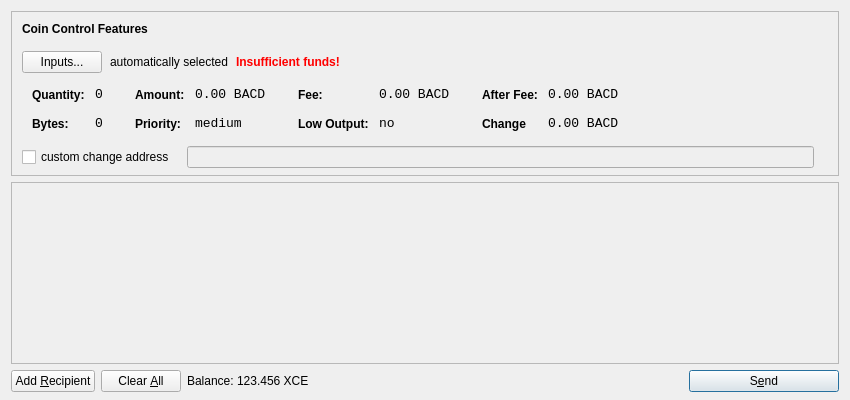
<?xml version="1.0" encoding="UTF-8"?>
<ui version="4.0">
 <class>SendCoinsDialog</class>
 <widget class="QDialog" name="SendCoinsDialog">
  <property name="geometry">
   <rect>
    <x>0</x>
    <y>0</y>
    <width>850</width>
    <height>400</height>
   </rect>
  </property>
  <property name="windowTitle">
   <string>Send Coins</string>
  </property>
  <layout class="QVBoxLayout" name="verticalLayout" stretch="0,1,0">
   <property name="bottomMargin">
    <number>8</number>
   </property>
   <item>
    <widget class="QFrame" name="frameCoinControl">
     <property name="sizePolicy">
      <sizepolicy hsizetype="Expanding" vsizetype="Expanding">
       <horstretch>0</horstretch>
       <verstretch>0</verstretch>
      </sizepolicy>
     </property>
     <property name="maximumSize">
      <size>
       <width>16777215</width>
       <height>16777215</height>
      </size>
     </property>
     <property name="frameShape">
      <enum>QFrame::StyledPanel</enum>
     </property>
     <property name="frameShadow">
      <enum>QFrame::Sunken</enum>
     </property>
     <layout class="QVBoxLayout" name="verticalLayoutCoinControl2">
      <property name="spacing">
       <number>6</number>
      </property>
      <property name="leftMargin">
       <number>0</number>
      </property>
      <property name="topMargin">
       <number>0</number>
      </property>
      <property name="rightMargin">
       <number>0</number>
      </property>
      <property name="bottomMargin">
       <number>6</number>
      </property>
      <item>
       <layout class="QVBoxLayout" name="verticalLayoutCoinControl" stretch="0,0,0,0,1">
        <property name="spacing">
         <number>0</number>
        </property>
        <property name="leftMargin">
         <number>10</number>
        </property>
        <property name="topMargin">
         <number>10</number>
        </property>
        <item>
         <layout class="QHBoxLayout" name="horizontalLayoutCoinControl1">
          <property name="bottomMargin">
           <number>15</number>
          </property>
          <item>
           <widget class="QLabel" name="labelCoinControlFeatures">
            <property name="sizePolicy">
             <sizepolicy hsizetype="Preferred" vsizetype="Maximum">
              <horstretch>0</horstretch>
              <verstretch>0</verstretch>
             </sizepolicy>
            </property>
            <property name="font">
             <font>
              <weight>75</weight>
              <bold>true</bold>
             </font>
            </property>
            <property name="styleSheet">
             <string notr="true">font-weight:bold;</string>
            </property>
            <property name="text">
             <string>Coin Control Features</string>
            </property>
           </widget>
          </item>
         </layout>
        </item>
        <item>
         <layout class="QHBoxLayout" name="horizontalLayoutCoinControl2" stretch="0,0,0,0">
          <property name="spacing">
           <number>8</number>
          </property>
          <property name="bottomMargin">
           <number>10</number>
          </property>
          <item>
           <widget class="QPushButton" name="pushButtonCoinControl">
            <property name="styleSheet">
             <string notr="true"/>
            </property>
            <property name="text">
             <string>Inputs...</string>
            </property>
           </widget>
          </item>
          <item>
           <widget class="QLabel" name="labelCoinControlAutomaticallySelected">
            <property name="text">
             <string>automatically selected</string>
            </property>
            <property name="margin">
             <number>5</number>
            </property>
           </widget>
          </item>
          <item>
           <widget class="QLabel" name="labelCoinControlInsuffFunds">
            <property name="font">
             <font>
              <weight>75</weight>
              <bold>true</bold>
             </font>
            </property>
            <property name="styleSheet">
             <string notr="true">color:red;font-weight:bold;</string>
            </property>
            <property name="text">
             <string>Insufficient funds!</string>
            </property>
            <property name="margin">
             <number>5</number>
            </property>
           </widget>
          </item>
          <item>
           <spacer name="horizontalSpacerCoinControl">
            <property name="orientation">
             <enum>Qt::Horizontal</enum>
            </property>
            <property name="sizeHint" stdset="0">
             <size>
              <width>40</width>
              <height>1</height>
             </size>
            </property>
           </spacer>
          </item>
         </layout>
        </item>
        <item>
         <widget class="QWidget" name="widgetCoinControl" native="true">
          <property name="sizePolicy">
           <sizepolicy hsizetype="Preferred" vsizetype="Preferred">
            <horstretch>0</horstretch>
            <verstretch>0</verstretch>
           </sizepolicy>
          </property>
          <property name="minimumSize">
           <size>
            <width>0</width>
            <height>0</height>
           </size>
          </property>
          <property name="styleSheet">
           <string notr="true"/>
          </property>
          <layout class="QHBoxLayout" name="horizontalLayoutCoinControl5">
           <property name="leftMargin">
            <number>0</number>
           </property>
           <property name="topMargin">
            <number>0</number>
           </property>
           <property name="rightMargin">
            <number>0</number>
           </property>
           <property name="bottomMargin">
            <number>0</number>
           </property>
           <item>
            <layout class="QHBoxLayout" name="horizontalLayoutCoinControl3" stretch="0,0,0,1">
             <property name="spacing">
              <number>20</number>
             </property>
             <property name="topMargin">
              <number>0</number>
             </property>
             <property name="bottomMargin">
              <number>10</number>
             </property>
             <item>
              <layout class="QFormLayout" name="formLayoutCoinControl1">
               <property name="horizontalSpacing">
                <number>10</number>
               </property>
               <property name="verticalSpacing">
                <number>14</number>
               </property>
               <property name="leftMargin">
                <number>10</number>
               </property>
               <property name="topMargin">
                <number>4</number>
               </property>
               <property name="rightMargin">
                <number>6</number>
               </property>
               <item row="0" column="0">
                <widget class="QLabel" name="labelCoinControlQuantityText">
                 <property name="styleSheet">
                  <string notr="true">font-weight:bold;</string>
                 </property>
                 <property name="text">
                  <string>Quantity:</string>
                 </property>
                 <property name="margin">
                  <number>0</number>
                 </property>
                </widget>
               </item>
               <item row="0" column="1">
                <widget class="QLabel" name="labelCoinControlQuantity">
                 <property name="font">
                  <font>
                   <family>Monospace</family>
                   <pointsize>10</pointsize>
                  </font>
                 </property>
                 <property name="cursor">
                  <cursorShape>IBeamCursor</cursorShape>
                 </property>
                 <property name="contextMenuPolicy">
                  <enum>Qt::ActionsContextMenu</enum>
                 </property>
                 <property name="text">
                  <string>0</string>
                 </property>
                 <property name="margin">
                  <number>0</number>
                 </property>
                 <property name="textInteractionFlags">
                  <set>Qt::LinksAccessibleByMouse|Qt::TextSelectableByKeyboard|Qt::TextSelectableByMouse</set>
                 </property>
                </widget>
               </item>
               <item row="1" column="0">
                <widget class="QLabel" name="labelCoinControlBytesText">
                 <property name="styleSheet">
                  <string notr="true">font-weight:bold;</string>
                 </property>
                 <property name="text">
                  <string>Bytes:</string>
                 </property>
                </widget>
               </item>
               <item row="1" column="1">
                <widget class="QLabel" name="labelCoinControlBytes">
                 <property name="font">
                  <font>
                   <family>Monospace</family>
                   <pointsize>10</pointsize>
                  </font>
                 </property>
                 <property name="cursor">
                  <cursorShape>IBeamCursor</cursorShape>
                 </property>
                 <property name="contextMenuPolicy">
                  <enum>Qt::ActionsContextMenu</enum>
                 </property>
                 <property name="text">
                  <string>0</string>
                 </property>
                 <property name="textInteractionFlags">
                  <set>Qt::LinksAccessibleByMouse|Qt::TextSelectableByKeyboard|Qt::TextSelectableByMouse</set>
                 </property>
                </widget>
               </item>
              </layout>
             </item>
             <item>
              <layout class="QFormLayout" name="formLayoutCoinControl2">
               <property name="horizontalSpacing">
                <number>10</number>
               </property>
               <property name="verticalSpacing">
                <number>14</number>
               </property>
               <property name="leftMargin">
                <number>6</number>
               </property>
               <property name="topMargin">
                <number>4</number>
               </property>
               <property name="rightMargin">
                <number>6</number>
               </property>
               <item row="0" column="0">
                <widget class="QLabel" name="labelCoinControlAmountText">
                 <property name="styleSheet">
                  <string notr="true">font-weight:bold;</string>
                 </property>
                 <property name="text">
                  <string>Amount:</string>
                 </property>
                 <property name="margin">
                  <number>0</number>
                 </property>
                </widget>
               </item>
               <item row="0" column="1">
                <widget class="QLabel" name="labelCoinControlAmount">
                 <property name="font">
                  <font>
                   <family>Monospace</family>
                   <pointsize>10</pointsize>
                  </font>
                 </property>
                 <property name="cursor">
                  <cursorShape>IBeamCursor</cursorShape>
                 </property>
                 <property name="contextMenuPolicy">
                  <enum>Qt::ActionsContextMenu</enum>
                 </property>
                 <property name="text">
                  <string>0.00 BACD</string>
                 </property>
                 <property name="textInteractionFlags">
                  <set>Qt::LinksAccessibleByMouse|Qt::TextSelectableByKeyboard|Qt::TextSelectableByMouse</set>
                 </property>
                </widget>
               </item>
               <item row="1" column="0">
                <widget class="QLabel" name="labelCoinControlPriorityText">
                 <property name="styleSheet">
                  <string notr="true">font-weight:bold;</string>
                 </property>
                 <property name="text">
                  <string>Priority:</string>
                 </property>
                </widget>
               </item>
               <item row="1" column="1">
                <widget class="QLabel" name="labelCoinControlPriority">
                 <property name="font">
                  <font>
                   <family>Monospace</family>
                   <pointsize>10</pointsize>
                  </font>
                 </property>
                 <property name="cursor">
                  <cursorShape>IBeamCursor</cursorShape>
                 </property>
                 <property name="contextMenuPolicy">
                  <enum>Qt::ActionsContextMenu</enum>
                 </property>
                 <property name="text">
                  <string>medium</string>
                 </property>
                 <property name="textInteractionFlags">
                  <set>Qt::LinksAccessibleByMouse|Qt::TextSelectableByKeyboard|Qt::TextSelectableByMouse</set>
                 </property>
                </widget>
               </item>
              </layout>
             </item>
             <item>
              <layout class="QFormLayout" name="formLayoutCoinControl3">
               <property name="horizontalSpacing">
                <number>10</number>
               </property>
               <property name="verticalSpacing">
                <number>14</number>
               </property>
               <property name="leftMargin">
                <number>6</number>
               </property>
               <property name="topMargin">
                <number>4</number>
               </property>
               <property name="rightMargin">
                <number>6</number>
               </property>
               <item row="0" column="0">
                <widget class="QLabel" name="labelCoinControlFeeText">
                 <property name="styleSheet">
                  <string notr="true">font-weight:bold;</string>
                 </property>
                 <property name="text">
                  <string>Fee:</string>
                 </property>
                 <property name="margin">
                  <number>0</number>
                 </property>
                </widget>
               </item>
               <item row="0" column="1">
                <widget class="QLabel" name="labelCoinControlFee">
                 <property name="font">
                  <font>
                   <family>Monospace</family>
                   <pointsize>10</pointsize>
                  </font>
                 </property>
                 <property name="cursor">
                  <cursorShape>IBeamCursor</cursorShape>
                 </property>
                 <property name="contextMenuPolicy">
                  <enum>Qt::ActionsContextMenu</enum>
                 </property>
                 <property name="text">
                  <string>0.00 BACD</string>
                 </property>
                 <property name="textInteractionFlags">
                  <set>Qt::LinksAccessibleByMouse|Qt::TextSelectableByKeyboard|Qt::TextSelectableByMouse</set>
                 </property>
                </widget>
               </item>
               <item row="1" column="0">
                <widget class="QLabel" name="labelCoinControlLowOutputText">
                 <property name="styleSheet">
                  <string notr="true">font-weight:bold;</string>
                 </property>
                 <property name="text">
                  <string>Low Output:</string>
                 </property>
                </widget>
               </item>
               <item row="1" column="1">
                <widget class="QLabel" name="labelCoinControlLowOutput">
                 <property name="font">
                  <font>
                   <family>Monospace</family>
                   <pointsize>10</pointsize>
                  </font>
                 </property>
                 <property name="cursor">
                  <cursorShape>IBeamCursor</cursorShape>
                 </property>
                 <property name="contextMenuPolicy">
                  <enum>Qt::ActionsContextMenu</enum>
                 </property>
                 <property name="text">
                  <string>no</string>
                 </property>
                 <property name="textInteractionFlags">
                  <set>Qt::LinksAccessibleByMouse|Qt::TextSelectableByKeyboard|Qt::TextSelectableByMouse</set>
                 </property>
                </widget>
               </item>
              </layout>
             </item>
             <item>
              <layout class="QFormLayout" name="formLayoutCoinControl4">
               <property name="horizontalSpacing">
                <number>10</number>
               </property>
               <property name="verticalSpacing">
                <number>14</number>
               </property>
               <property name="leftMargin">
                <number>6</number>
               </property>
               <property name="topMargin">
                <number>4</number>
               </property>
               <property name="rightMargin">
                <number>6</number>
               </property>
               <item row="0" column="0">
                <widget class="QLabel" name="labelCoinControlAfterFeeText">
                 <property name="styleSheet">
                  <string notr="true">font-weight:bold;</string>
                 </property>
                 <property name="text">
                  <string>After Fee:</string>
                 </property>
                 <property name="margin">
                  <number>0</number>
                 </property>
                </widget>
               </item>
               <item row="0" column="1">
                <widget class="QLabel" name="labelCoinControlAfterFee">
                 <property name="font">
                  <font>
                   <family>Monospace</family>
                   <pointsize>10</pointsize>
                  </font>
                 </property>
                 <property name="cursor">
                  <cursorShape>IBeamCursor</cursorShape>
                 </property>
                 <property name="contextMenuPolicy">
                  <enum>Qt::ActionsContextMenu</enum>
                 </property>
                 <property name="text">
                  <string>0.00 BACD</string>
                 </property>
                 <property name="textInteractionFlags">
                  <set>Qt::LinksAccessibleByMouse|Qt::TextSelectableByKeyboard|Qt::TextSelectableByMouse</set>
                 </property>
                </widget>
               </item>
               <item row="1" column="0">
                <widget class="QLabel" name="labelCoinControlChangeText">
                 <property name="styleSheet">
                  <string notr="true">font-weight:bold;</string>
                 </property>
                 <property name="text">
                  <string>Change</string>
                 </property>
                </widget>
               </item>
               <item row="1" column="1">
                <widget class="QLabel" name="labelCoinControlChange">
                 <property name="font">
                  <font>
                   <family>Monospace</family>
                   <pointsize>10</pointsize>
                  </font>
                 </property>
                 <property name="cursor">
                  <cursorShape>IBeamCursor</cursorShape>
                 </property>
                 <property name="contextMenuPolicy">
                  <enum>Qt::ActionsContextMenu</enum>
                 </property>
                 <property name="text">
                  <string>0.00 BACD</string>
                 </property>
                 <property name="textInteractionFlags">
                  <set>Qt::LinksAccessibleByMouse|Qt::TextSelectableByKeyboard|Qt::TextSelectableByMouse</set>
                 </property>
                </widget>
               </item>
              </layout>
             </item>
            </layout>
           </item>
          </layout>
         </widget>
        </item>
        <item>
         <layout class="QHBoxLayout" name="horizontalLayoutCoinControl4" stretch="0,0,0">
          <property name="spacing">
           <number>12</number>
          </property>
          <property name="sizeConstraint">
           <enum>QLayout::SetDefaultConstraint</enum>
          </property>
          <property name="topMargin">
           <number>5</number>
          </property>
          <property name="rightMargin">
           <number>5</number>
          </property>
          <item>
           <widget class="QCheckBox" name="checkBoxCoinControlChange">
            <property name="text">
             <string>custom change address</string>
            </property>
           </widget>
          </item>
          <item>
           <widget class="QLineEdit" name="lineEditCoinControlChange">
            <property name="enabled">
             <bool>false</bool>
            </property>
            <property name="sizePolicy">
             <sizepolicy hsizetype="Expanding" vsizetype="Fixed">
              <horstretch>0</horstretch>
              <verstretch>0</verstretch>
             </sizepolicy>
            </property>
           </widget>
          </item>
          <item>
           <widget class="QLabel" name="labelCoinControlChangeLabel">
            <property name="sizePolicy">
             <sizepolicy hsizetype="Preferred" vsizetype="Expanding">
              <horstretch>0</horstretch>
              <verstretch>0</verstretch>
             </sizepolicy>
            </property>
            <property name="minimumSize">
             <size>
              <width>0</width>
              <height>0</height>
             </size>
            </property>
            <property name="text">
             <string/>
            </property>
            <property name="margin">
             <number>3</number>
            </property>
           </widget>
          </item>
         </layout>
        </item>
        <item>
         <spacer name="verticalSpacerCoinControl">
          <property name="orientation">
           <enum>Qt::Vertical</enum>
          </property>
          <property name="sizeHint" stdset="0">
           <size>
            <width>800</width>
            <height>1</height>
           </size>
          </property>
         </spacer>
        </item>
       </layout>
      </item>
     </layout>
    </widget>
   </item>
   <item>
    <widget class="QScrollArea" name="scrollArea">
     <property name="widgetResizable">
      <bool>true</bool>
     </property>
     <widget class="QWidget" name="scrollAreaWidgetContents">
      <property name="geometry">
       <rect>
        <x>0</x>
        <y>0</y>
        <width>830</width>
        <height>163</height>
       </rect>
      </property>
      <layout class="QVBoxLayout" name="verticalLayout_2">
       <property name="leftMargin">
        <number>0</number>
       </property>
       <property name="topMargin">
        <number>0</number>
       </property>
       <property name="rightMargin">
        <number>0</number>
       </property>
       <property name="bottomMargin">
        <number>0</number>
       </property>
       <item>
        <layout class="QVBoxLayout" name="entries">
         <property name="spacing">
          <number>6</number>
         </property>
        </layout>
       </item>
       <item>
        <spacer name="verticalSpacer">
         <property name="orientation">
          <enum>Qt::Vertical</enum>
         </property>
         <property name="sizeHint" stdset="0">
          <size>
           <width>20</width>
           <height>40</height>
          </size>
         </property>
        </spacer>
       </item>
      </layout>
     </widget>
    </widget>
   </item>
   <item>
    <layout class="QHBoxLayout" name="horizontalLayout">
     <item>
      <widget class="QPushButton" name="addButton">
       <property name="toolTip">
        <string>Send to multiple recipients at once</string>
       </property>
       <property name="text">
        <string>Add &amp;Recipient</string>
       </property>
       <property name="icon">
        <iconset resource="../bitcoin.qrc">
         <normaloff>:/icons/add</normaloff>:/icons/add</iconset>
       </property>
       <property name="autoDefault">
        <bool>false</bool>
       </property>
      </widget>
     </item>
     <item>
      <widget class="QPushButton" name="clearButton">
       <property name="sizePolicy">
        <sizepolicy hsizetype="Minimum" vsizetype="Fixed">
         <horstretch>0</horstretch>
         <verstretch>0</verstretch>
        </sizepolicy>
       </property>
       <property name="toolTip">
        <string>Remove all transaction fields</string>
       </property>
       <property name="text">
        <string>Clear &amp;All</string>
       </property>
       <property name="icon">
        <iconset resource="../bitcoin.qrc">
         <normaloff>:/icons/remove</normaloff>:/icons/remove</iconset>
       </property>
       <property name="autoRepeatDelay">
        <number>300</number>
       </property>
       <property name="autoDefault">
        <bool>false</bool>
       </property>
      </widget>
     </item>
     <item>
      <layout class="QHBoxLayout" name="horizontalLayout_2">
       <property name="spacing">
        <number>3</number>
       </property>
       <item>
        <widget class="QLabel" name="label">
         <property name="sizePolicy">
          <sizepolicy hsizetype="Preferred" vsizetype="Fixed">
           <horstretch>0</horstretch>
           <verstretch>0</verstretch>
          </sizepolicy>
         </property>
         <property name="text">
          <string>Balance:</string>
         </property>
        </widget>
       </item>
       <item>
        <widget class="QLabel" name="labelBalance">
         <property name="sizePolicy">
          <sizepolicy hsizetype="Preferred" vsizetype="Fixed">
           <horstretch>0</horstretch>
           <verstretch>0</verstretch>
          </sizepolicy>
         </property>
         <property name="cursor">
          <cursorShape>IBeamCursor</cursorShape>
         </property>
         <property name="text">
          <string>123.456 XCE</string>
         </property>
         <property name="textInteractionFlags">
          <set>Qt::LinksAccessibleByMouse|Qt::TextSelectableByKeyboard|Qt::TextSelectableByMouse</set>
         </property>
        </widget>
       </item>
      </layout>
     </item>
     <item>
      <spacer name="horizontalSpacer">
       <property name="orientation">
        <enum>Qt::Horizontal</enum>
       </property>
       <property name="sizeHint" stdset="0">
        <size>
         <width>40</width>
         <height>20</height>
        </size>
       </property>
      </spacer>
     </item>
     <item>
      <widget class="QPushButton" name="sendButton">
       <property name="minimumSize">
        <size>
         <width>150</width>
         <height>0</height>
        </size>
       </property>
       <property name="toolTip">
        <string>Confirm the send action</string>
       </property>
       <property name="text">
        <string>S&amp;end</string>
       </property>
       <property name="icon">
        <iconset resource="../bitcoin.qrc">
         <normaloff>:/icons/send</normaloff>:/icons/send</iconset>
       </property>
       <property name="default">
        <bool>true</bool>
       </property>
      </widget>
     </item>
    </layout>
   </item>
  </layout>
 </widget>
 <resources>
  <include location="../bitcoin.qrc"/>
 </resources>
 <connections/>
</ui>
